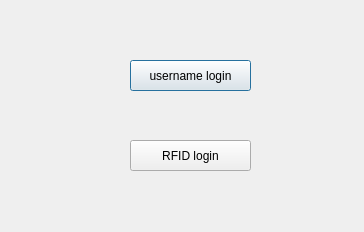
<?xml version="1.0" encoding="UTF-8"?>
<ui version="4.0">
 <class>Dialog</class>
 <widget class="QDialog" name="Dialog">
  <property name="geometry">
   <rect>
    <x>0</x>
    <y>0</y>
    <width>364</width>
    <height>232</height>
   </rect>
  </property>
  <property name="windowTitle">
   <string>Dialog</string>
  </property>
  <widget class="QPushButton" name="username_button">
   <property name="geometry">
    <rect>
     <x>130</x>
     <y>60</y>
     <width>121</width>
     <height>31</height>
    </rect>
   </property>
   <property name="text">
    <string>username login</string>
   </property>
  </widget>
  <widget class="QPushButton" name="rfid_button">
   <property name="geometry">
    <rect>
     <x>130</x>
     <y>140</y>
     <width>121</width>
     <height>31</height>
    </rect>
   </property>
   <property name="text">
    <string>RFID login</string>
   </property>
  </widget>
 </widget>
 <resources/>
 <connections/>
</ui>
